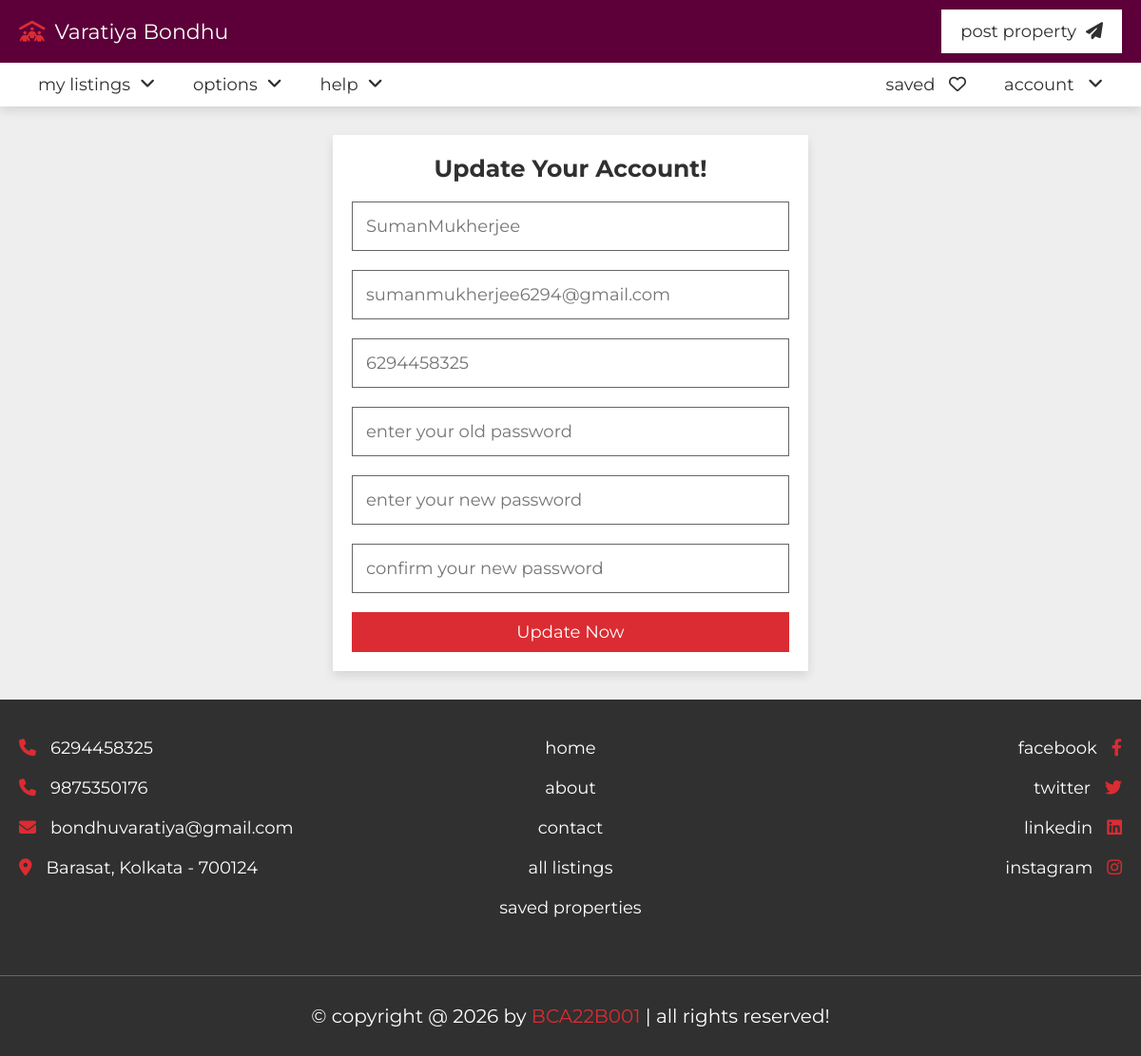
Page /update.php (signed in) on the committed database.
### tables this page shows
CREATE TABLE `users` (
  `id` varchar(20) NOT NULL,
  `name` varchar(50) NOT NULL,
  `number` varchar(10) NOT NULL,
  `email` varchar(50) NOT NULL,
  `password` varchar(50) NOT NULL,
  `image1` varchar(50) NOT NULL,
  `image2` varchar(50) NOT NULL
);

### update.php (the view, shortened to what this page needs)
<?php
include 'components/connect.php';
if(isset($_COOKIE['user_id'])){
   $user_id = $_COOKIE['user_id'];
}else{
   $user_id = '';
   header('location:login.php');
}
$select_user = $conn->prepare("SELECT * FROM `users` WHERE id = ? LIMIT 1");
$select_user->execute([$user_id]);
$fetch_user = $select_user->fetch(PDO::FETCH_ASSOC);
?>
<!DOCTYPE html>
<html lang="en">
<head>
   <link rel="stylesheet" href="https://cdnjs.cloudflare.com/ajax/libs/font-awesome/6.2.0/css/all.min.css">
   <link rel="stylesheet" href="css/style.css">
</head>
<body>
<?php include 'components/user_header.php'; ?>
<section class="form-container">
   <form action="" method="post">
      <h3>update your account!</h3>
      <input type="tel" name="name" maxlength="50" placeholder="<?= $fetch_user['name']; ?>" class="box">
      <input type="email" name="email" maxlength="50" placeholder="<?= $fetch_user['email']; ?>" class="box">
      <input type="number" name="number" min="0" max="9999999999" maxlength="10" placeholder="<?= $fetch_user['number']; ?>" class="box">
      <input type="password" name="old_pass" maxlength="20" placeholder="enter your old password" class="box">
      <input type="password" name="new_pass" maxlength="20" placeholder="enter your new password" class="box">
      <input type="password" name="c_pass" maxlength="20" placeholder="confirm your new password" class="box">
      <input type="submit" value="update now" name="submit" class="btn">
   </form>
</section>
<?php include 'components/footer.php'; ?>
</body>
</html>

### css/style.css (style rules this page uses)
:root { --main-color:#DA2C32; --light-color:#666; --light-bg:#eee; --white:#fff; --black:#303030; --border:.1rem solid var(--light-color); --box-shodow:0 .5rem 1rem rgba(0,0,0,.1); }
* { font-family: 'Montserrat', sans-serif; margin: 0; padding: 0; box-sizing: border-box; outline: none; border: none; text-decoration: none; }
html { font-size: 62.5%; overflow-x: hidden; scroll-behavior: smooth; scroll-padding-top: 10rem; }
body { background-color: var(--light-bg); }
section { padding: 3rem 2rem; max-width: 1200px; margin: 0 auto; }
.btn, .inline-btn { margin-top: 1rem; padding: 1rem 3rem; background-color: var(--main-color); color: var(--white); cursor: pointer; text-align: center; font-size: 1.8rem; text-transform: capitalize; }
.btn { display: block; width: 100%; }
.form-container form { max-width: 50rem; margin: 0 auto; background-color: var(--white); box-shadow: var(--box-shodow); padding: 2rem; text-align: center; }
.form-container form h3 { padding-bottom: 1rem; font-size: 2.5rem; color: var(--black); text-transform: capitalize; }
.form-container form .box { border: var(--border); padding: 1.4rem; color: var(--black); margin: 1rem 0; width: 100%; font-size: 1.8rem; }

### rows in the picture
users: name "SumanMukherjee", email "sumanmukherjee6294@gmail.com", number "6294458325"
